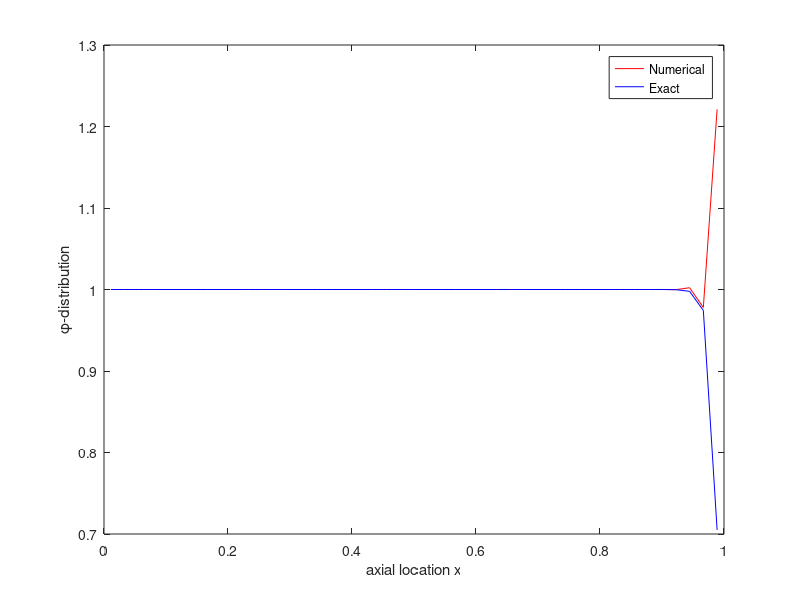

Write the MATLAB code that produced this figure.
% Solution of 1D diffusion-convection problem for Dirichlet BC's using the
% linear approximation

clear all;
close all;

% Inputs
rho=1;            
uinf=1;           
L=1;              
N=45;            
gamma=0.0091;
dx=L/N;             
u1=1;
un=0;
flux=rho*uinf;

tic
for j=2:1:N-1       %(Loop on number of cells that are not on boundary)
                    %(Since global axes in this example will contain
                    %a_{i-1}, a_{i+1} we can not use the loop outside 2:N-1
    ae=gamma/dx-flux/2;        %Value of ae in local axes
    aw=gamma/dx+flux/2;        %Value of aw in local axes
    ap=aw+ae;       %Value of ap in local axes
    
    a(j,j-1)=-aw;   %Values in global axes
    a(j,j)=ap;      %Values in global axes
    a(j,j+1)=-ae;   %Values in global axes
    b(j,1)=0;       %Value in source term
end

% In this code the boundaries are hardwired.
j=1;
aw=2*gamma/dx+flux;
ae=gamma/dx-flux/2;
ap=flux/2+gamma/dx+2*gamma/dx;
       
a(j,j)=ap;
a(j,j+1)=-ae;
b(j,1)=aw*u1;

% In this code the boundaries are hardwired.
j=N;
aw=gamma/dx+flux/2;
ae=2*gamma/dx-flux;
ap=-flux/2+2*gamma/dx+gamma/dx;

a(j,j-1)=-aw;
a(j,j)=ap;
b(j,1)=ae*un;

% End Assembly

sol=a\b;
xsol=dx/2:dx:L-dx/2;
figure;
plot(xsol,sol,'r')
xlabel('axial location x');ylabel('\phi-distribution')


%The exact solution
xexact=xsol;
temp=(exp(flux*xexact/gamma)-1)./(exp(flux*L/gamma)-1);
uexact=u1+(un-u1)*temp;
hold;plot(xexact,uexact,'b')
legend('Numerical','Exact')

format long
errorCent=max(abs(sol'-uexact))
toc